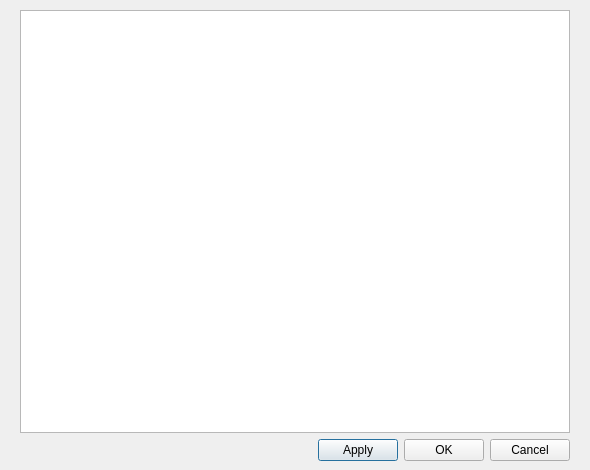
<?xml version="1.0" encoding="UTF-8"?>
<ui version="4.0">
 <class>filterDialog</class>
 <widget class="QDialog" name="filterDialog">
  <property name="geometry">
   <rect>
    <x>0</x>
    <y>0</y>
    <width>590</width>
    <height>470</height>
   </rect>
  </property>
  <property name="windowTitle">
   <string>Filter</string>
  </property>
  <widget class="QWidget" name="layoutWidget">
   <property name="geometry">
    <rect>
     <x>20</x>
     <y>10</y>
     <width>550</width>
     <height>451</height>
    </rect>
   </property>
   <layout class="QGridLayout" name="gridLayout">
    <item row="0" column="0" colspan="2">
     <widget class="QTreeWidget" name="treeWidget">
      <attribute name="headerVisible">
       <bool>false</bool>
      </attribute>
      <column>
       <property name="text">
        <string notr="true">1</string>
       </property>
      </column>
     </widget>
    </item>
    <item row="1" column="0">
     <spacer name="horizontalSpacer">
      <property name="orientation">
       <enum>Qt::Horizontal</enum>
      </property>
      <property name="sizeHint" stdset="0">
       <size>
        <width>278</width>
        <height>20</height>
       </size>
      </property>
     </spacer>
    </item>
    <item row="1" column="1">
     <layout class="QHBoxLayout" name="horizontalLayout">
      <item>
       <widget class="QPushButton" name="applyPushButton">
        <property name="text">
         <string>Apply</string>
        </property>
       </widget>
      </item>
      <item>
       <widget class="QPushButton" name="okPushButton">
        <property name="text">
         <string>OK</string>
        </property>
       </widget>
      </item>
      <item>
       <widget class="QPushButton" name="cancelPushButton">
        <property name="text">
         <string>Cancel</string>
        </property>
       </widget>
      </item>
     </layout>
    </item>
   </layout>
  </widget>
 </widget>
 <resources/>
 <connections/>
</ui>
